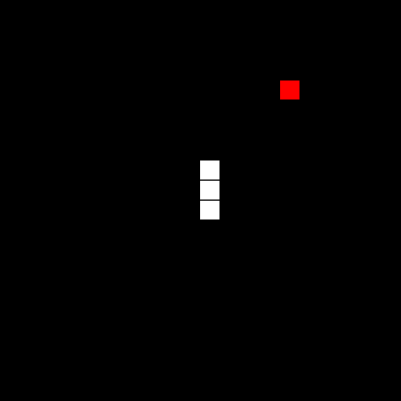
Frame 1 (no input)
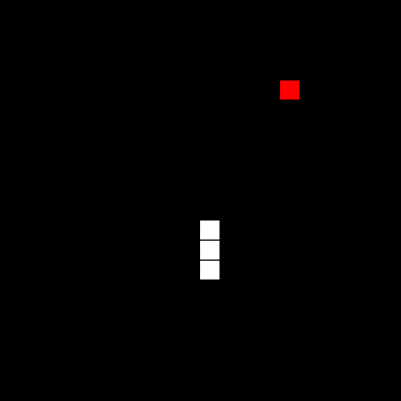
Frame 60 (no input)
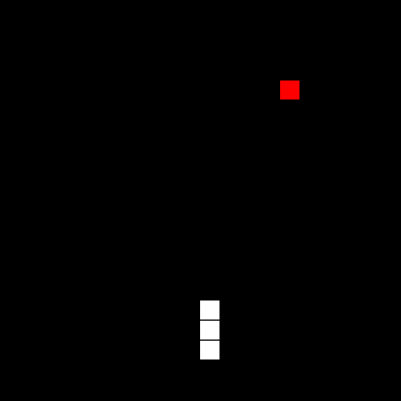
Frame 120 (the mouse pressed at the canvas centre since frame 60)

The p5.js sketch that drew these frames (run headless with seeded random() and noise() and a simulated clock; from frame 60 on, the mouse is pressed at the canvas centre):

// p5.js sketch
// ── sketch.js
let rect_size=20;
let direction=1;
let speed=15; //smaller value - faster
let apple;
let apple_exists=false;
var snake_length = 1;
var snake_part = [];
/*
direction:
0 - up
1 - down
2 - left
3 - right
*/
function Apple(){
  //this.x=0;
  //this.y=0;
  this.x=floor(random((width-1)/rect_size))*20;
  this.y=floor(random((height-1)/rect_size))*20;
  this.show = function(){
    fill('red');
    rect(this.x,this.y,rect_size,rect_size);
  }
}
function Snake_Part(x,y){
  this.x=x;
  this.y=y;
  this.show = function(){
    fill('white');
    rect(this.x,this.y,rect_size,rect_size);
  }
}

function setup() {
  createCanvas(401, 401);
  snake_part.push(new Snake_Part(200,200));
  snake_part.push(new Snake_Part(200,180));
  snake_part.push(new Snake_Part(200,160));
  //console.log(snake_part[0].x+' '+snake_part[0].y);
}

function draw() {
  background(0,0,0);
  fill('white');
  for(let i=0;i<snake_part.length;i++){
    //rect(snake_part[i].x,snake_part[i].y,rect_size,rect_size);
    snake_part[i].show();
  }
  if(apple_exists === false){
    apple = new Apple();

    //console.log(apple.x+' '+apple.y);
    apple_exists=true;
  }
  apple.show();


  if(frameCount%speed==0){
    snake_part.pop();
    if(direction === 0)snake_part.unshift(new Snake_Part(snake_part[0].x,snake_part[0].y-20));
    else if(direction === 1)snake_part.unshift(new Snake_Part(snake_part[0].x,snake_part[0].y+20));
    else if(direction === 2)snake_part.unshift(new Snake_Part(snake_part[0].x-20,snake_part[0].y));
    else if(direction === 3)snake_part.unshift(new Snake_Part(snake_part[0].x+20,snake_part[0].y));
  }
  if(apple.x==snake_part[0].x&&apple.y==snake_part[0].y){
    snake_length+=1;
    console.log('hit - length:'+snake_length);
    apple_exists = false;
    if(direction === 0)snake_part.unshift(new Snake_Part(snake_part[snake_length-1].x,snake_part[snake_length-1].y-20));
    if(direction === 1)snake_part.unshift(new Snake_Part(snake_part[snake_length-1].x,snake_part[snake_length-1].y+20));
    if(direction === 2)snake_part.unshift(new Snake_Part(snake_part[snake_length-1].x-20,snake_part[snake_length-1].y));
    if(direction === 3)snake_part.unshift(new Snake_Part(snake_part[snake_length-1].x+20,snake_part[snake_length-1].y));
  }
}
function keyPressed() {
  if (keyCode === LEFT_ARROW || keyCode === 65){
    if(direction != 3)direction = 2;
  }
  else if (keyCode === RIGHT_ARROW|| keyCode === 68){
    if(direction != 2)direction = 3;
  }
  else if (keyCode === UP_ARROW|| keyCode === 87){
    if(direction != 1)direction = 0;
  }
  else if (keyCode === DOWN_ARROW|| keyCode === 83){
    if(direction != 0)direction = 1;
  }

}
